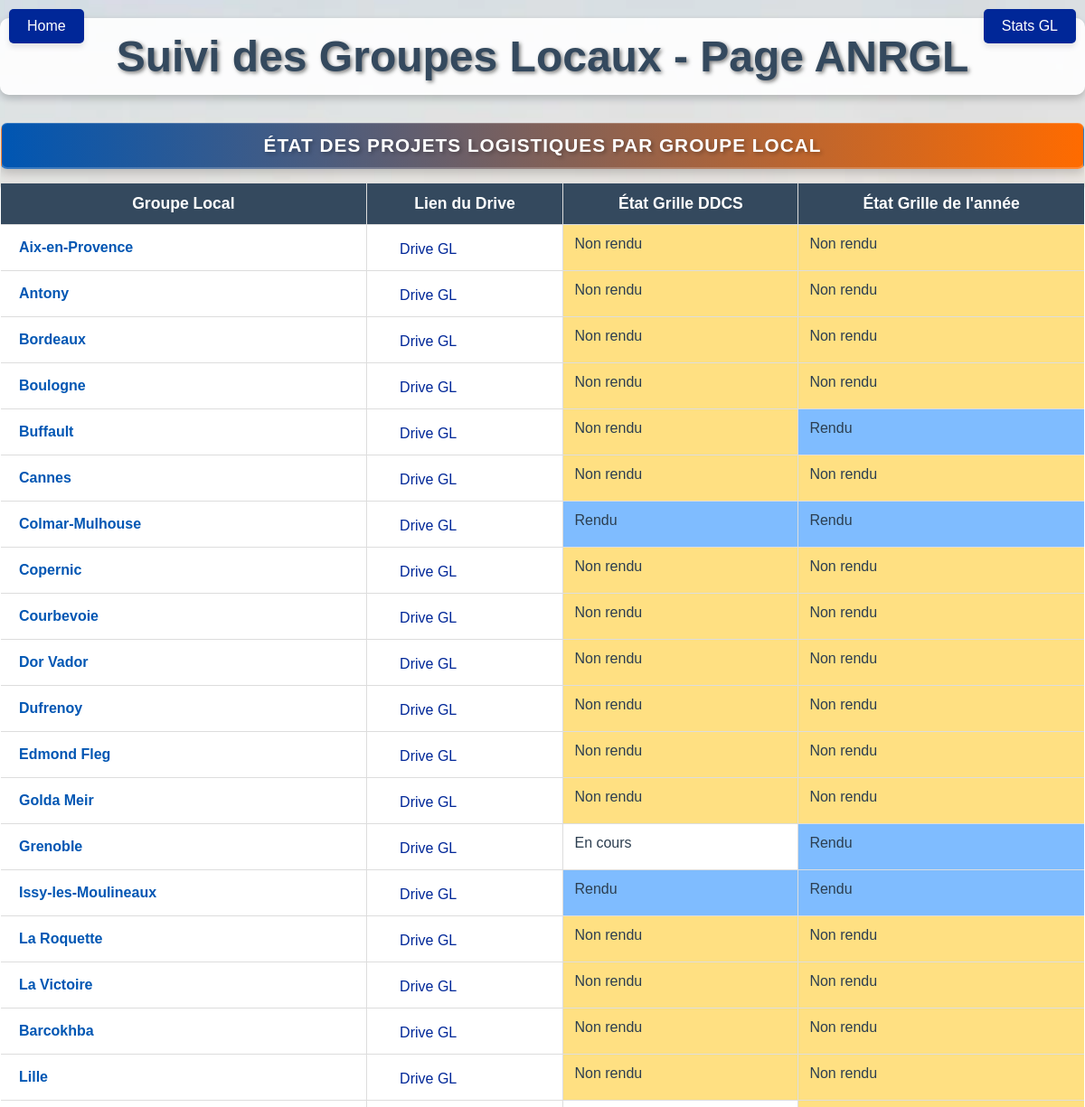
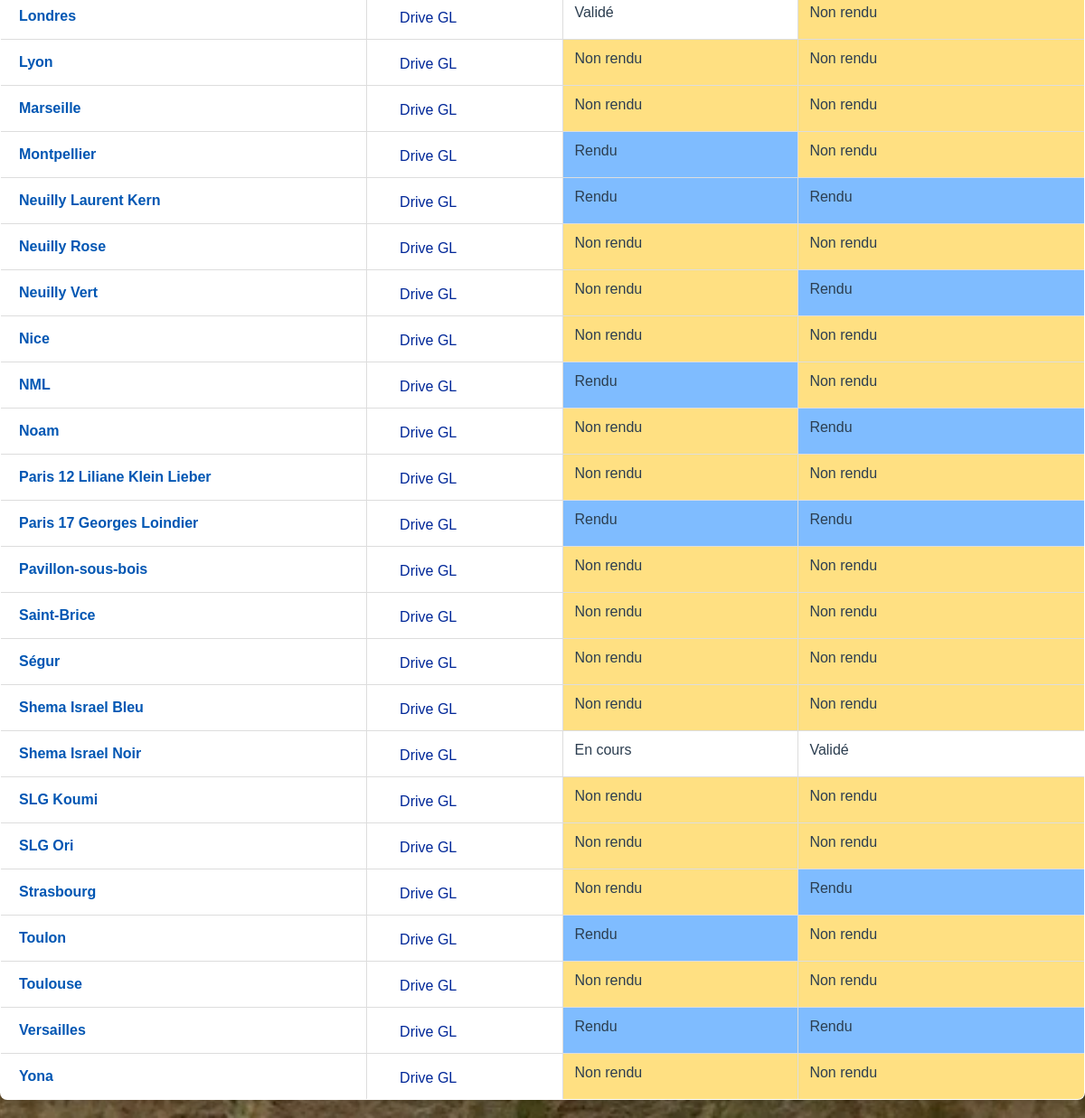
Screenshot of /anrgl/ (signed in) with the database file from the repository (2 pictures, top to bottom).
### camps/models.py (models this page shows, shortened)
class CustomUser(AbstractUser):
    phone = models.CharField("Numéro de téléphone", max_length=15, blank=True, null=True)
    gl = models.CharField("Groupe local", max_length=30, choices=GL_CHOICES, blank=True, null=True)
    camp = models.ForeignKey('Camp', on_delete=models.SET_NULL, null=True, blank=True, related_name='users')
    group = models.ForeignKey(Group, on_delete=models.SET_NULL, null=True, blank=True, related_name='users')
    lienlog = models.URLField("Lien logistique", max_length=500, blank=True, null=True, help_text="Lien vers la page logistique")
    lienbc = models.URLField("Lien BC", max_length=500, blank=True, null=True, help_text="Lien vers la page BC")
    lienbm = models.URLField("Lien BM", max_length=500, blank=True, null=True, help_text="Lien vers la page BM")
    etatfrbm = models.CharField("État du fil rouge BM", max_length=50, choices=ETAT_CHOICES, blank=True, null=True, default='Non rendu')
    etatfbbm = models.CharField("État du fil bleu BM", max_length=50, choices=ETAT_CHOICES, blank=True, null=True, default='Non rendu')
    etatfrbc = models.CharField("État du fil rouge BC", max_length=50, choices=ETAT_CHOICES, blank=True, null=True, default='Non rendu')
    etatfbbc = models.CharField("État du fil bleu BC", max_length=50, choices=ETAT_CHOICES, blank=True, null=True, default='Non rendu')
    etatddcs = models.CharField("État de la grille DDCS", max_length=50, choices=ETAT_CHOICES, blank=True, null=True, default='Non rendu')
    etatgrille = models.CharField("État de la grille de l'annee", max_length=50, choices=ETAT_CHOICES, blank=True, null=True, default='Non rendu')
    etatprojetactivitebc = models.CharField("État de l'ébauche projet d'activité BC", max_length=50, choices=ETAT_CHOICES, blank=True, null=True, default='Non rendu')
    etatprojetviejuvebc = models.CharField("État de l'ébauche projet vie juive BC", max_length=50, choices=ETAT_CHOICES, blank=True, null=True, default='Non rendu')
    commentairefrbm = models.TextField("Commentaire du fil rouge BM", blank=True, null=True, default='')
    commentairefbbm = models.TextField("Commentaire du fil bleu BM", blank=True, null=True, default='')
    commentairefrbc = models.TextField("Commentaire du fil rouge BC", blank=True, null=True, default='')
    commentairefbbc = models.TextField("Commentaire du fil bleu BC", blank=True, null=True, default='')
    commentaireddcs = models.TextField("Commentaire de la grille DDCS", blank=True, null=True, default='')
    commentairegrille = models.TextField("Commentaire de la grille de l'annee", blank=True, null=True, default='')
    commentaireprojetactivitebc = models.TextField("Commentaire de l'ébauche projet d'activité BC", blank=True, null=True, default='')
    commentaireprojetviejuvebc = models.TextField("Commentaire de l'ébauche projet vie juive BC", blank=True, null=True, default='')

### camps/views.py (the view)
# urls.py: path('anrgl/', views.anrgl, name='anrgl'),
@login_required
def anrgl(request):
    from django.contrib.auth.models import Group
    try:
        gl_group = Group.objects.get(name='gl')
        users = gl_group.user_set.all()
    except Group.DoesNotExist:
        users = []
    context = {
        'users': users,
    }
    return render(request, 'log.html', context)

### camps/templates/log.html (shortened to what this page needs)
{% load static %}
<!DOCTYPE html>
<html lang="fr">
<head>
    <link rel="stylesheet" href="{% static 'css/camp_detail.css' %}">
    <link rel="stylesheet" href="{% static 'css/stats.css' %}">
</head>
<body>
    <a href="{% url 'home' %}" class="home-button">Home</a>
    <a href="{% url 'glstats' %}" class="stats-button">Stats GL</a>
    <h1>Suivi des Groupes Locaux - Page ANRGL</h1>
    <table border="1">
        <caption>État des projets logistiques par Groupe Local</caption>
        <thead>
            <tr>
                <th>Groupe Local</th>
                <th>Lien du Drive</th>
                <th>État Grille DDCS</th>
                <th>État Grille de l'année</th>
            </tr>
        </thead>
        <tbody>
            {% if users %}
                {% for user in users %}
                <tr>
                    <td>
                        {% if user.gl %}
                            <a href="{% url 'gl2' user.username %}" class="gl-link">{{ user.gl }}</a>
                        {% else %}
                            Non défini
                        {% endif %}
                    </td>
                    <td>
                        {% if user.lienlog %}
                            <a href="{{ user.lienlog }}" target="_blank" class="drive-link">
                                <span class="drive-icon">
                                    <svg xmlns="http://www.w3.org/2000/svg" width="20" height="20" viewBox="0 0 24 24" fill="none" stroke="white" stroke-width="2" stroke-linecap="round" stroke-linejoin="round">
                                        <path d="M18 10h-1.26A8 8 0 1 0 9 20h9a5 5 0 0 0 0-10z"/>
                                    </svg>
                                </span>
                                <span class="drive-title">Drive GL</span>
                            </a>
                        {% else %}
                            <span class="no-data">Aucun lien</span>
                        {% endif %}
                    </td>
                    <td class="{% if user.etatddcs == 'Non rendu' %}etat-non-rendu{% elif user.etatddcs == 'Rendu' %}etat-rendu{% endif %}">
                        {{ user.etatddcs|default:"Non défini" }}
                    </td>
                    <td class="{% if user.etatgrille == 'Non rendu' %}etat-non-rendu{% elif user.etatgrille == 'Rendu' %}etat-rendu{% endif %}">
                        {{ user.etatgrille|default:"Non défini" }}
                    </td>
                </tr>
                {% endfor %}
            {% else %}
                <tr>
                    <td colspan="4" class="no-data">
                        Aucun utilisateur trouvé dans le groupe "gl"
                    </td>
                </tr>
            {% endif %}
        </tbody>
    </table>
</body>
</html>

### camps/static/css/camp_detail.css (style rules this page uses)
caption { font-size: 1.4em; font-weight: bold; color: #2c3e50; background-color: rgba(255, 255, 255, 0.9); padding: 10px; margin-bottom: 10px; border-radius: 5px; text-shadow: 1px 1px 2px rgba(0, 0, 0, 0.1); box-shadow: 0 2px 4px rgba(0, 0, 0, 0.1); }
th { background-color: #34495e !important; color: white !important; font-weight: bold; padding: 12px; text-align: center; font-size: 1.1em; }
h1 { color: #e74c3c; font-size: 2.5em; font-weight: bold; text-align: center; margin: 20px 0; text-shadow: 2px 2px 4px rgba(0, 0, 0, 0.3); background-color: rgba(255, 255, 255, 0.9); padding: 15px; border-radius: 10px; box-shadow: 0 4px 8px rgba(0, 0, 0, 0.2); }
h1 { text-align: center; color: rgb(255,127,0); }
table { width: 100%; border-collapse: collapse; margin-bottom: 20px; background-color: #fff; border-radius: 10px; overflow: hidden; text-decoration-color: white; }
table, th, td { border: 1px solid #ddd; padding: 12px; text-align: left; }
th { background-color: #0056b3; color: white; font-weight: bold; padding: 12px; text-align: center; font-size: 1.1em; }
td { vertical-align: top; }
caption { background-color: rgb(0,39,152); color: white; }
.home-button { position: fixed; top: 10px; left: 10px; background-color: rgb(0,39,152); color: white; text-decoration: none; font-size: 16px; padding: 10px 20px; border-radius: 5px; box-shadow: 0 4px 6px rgba(0, 0, 0, 0.1); transition: background-color 0.3s ease; }
a { color: rgb(0,39,152); text-decoration: none; }
table { margin-top: 20px; background-color: #fff; border-radius: 8px; box-shadow: 0px 4px 8px rgba(0, 0, 0, 0.1); }
table tr { transition: background-color 0.3s; }
.etat-rendu { background-color: rgba(0, 123, 255, 0.5); }
.etat-non-rendu { background-color: rgba(255, 193, 7, 0.5); }

### static/css/stats.css (style rules this page uses)
h1 { font-size: 3rem; margin-bottom: 30px; text-align: center; color: #34495e; text-shadow: 2px 2px 4px rgba(0, 0, 0, 0.5); }
.home-button { position: fixed; top: 10px; left: 10px; background-color: rgb(0,39,152); color: white; text-decoration: none; font-size: 16px; padding: 10px 20px; border-radius: 5px; box-shadow: 0 4px 6px rgba(0, 0, 0, 0.1); transition: background-color 0.3s ease; }
.stats-button { position: fixed; top: 10px; right: 10px; background-color: rgb(0,39,152); color: white; text-decoration: none; font-size: 16px; padding: 10px 20px; border-radius: 5px; box-shadow: 0 4px 6px rgba(0, 0, 0, 0.1); transition: background-color 0.3s ease; }

### rows the page displays
CustomUser: gl "Aix-en-Provence", etatddcs "Non rendu", etatgrille "Non rendu"
CustomUser: gl "Antony", etatddcs "Non rendu", etatgrille "Non rendu"
CustomUser: gl "Bordeaux", etatddcs "Non rendu", etatgrille "Non rendu"
CustomUser: gl "Boulogne", etatddcs "Non rendu", etatgrille "Non rendu"
CustomUser: gl "Buffault", etatddcs "Non rendu", etatgrille "Rendu"
CustomUser: gl "Cannes", etatddcs "Non rendu", etatgrille "Non rendu"
CustomUser: gl "Colmar-Mulhouse", etatddcs "Rendu", etatgrille "Rendu"
CustomUser: gl "Copernic", etatddcs "Non rendu", etatgrille "Non rendu"
CustomUser: gl "Courbevoie", etatddcs "Non rendu", etatgrille "Non rendu"
CustomUser: gl "Dor Vador", etatddcs "Non rendu", etatgrille "Non rendu"
CustomUser: gl "Dufrenoy", etatddcs "Non rendu", etatgrille "Non rendu"
CustomUser: gl "Edmond Fleg", etatddcs "Non rendu", etatgrille "Non rendu"
CustomUser: gl "Golda Meir", etatddcs "Non rendu", etatgrille "Non rendu"
CustomUser: gl "Grenoble", etatddcs "En cours", etatgrille "Rendu"
CustomUser: gl "Issy-les-Moulineaux", etatddcs "Rendu", etatgrille "Rendu"
CustomUser: gl "La Roquette", etatddcs "Non rendu", etatgrille "Non rendu"
CustomUser: gl "La Victoire", etatddcs "Non rendu", etatgrille "Non rendu"
CustomUser: gl "Barcokhba", etatddcs "Non rendu", etatgrille "Non rendu"
CustomUser: gl "Lille", etatddcs "Non rendu", etatgrille "Non rendu"
CustomUser: gl "Londres", etatddcs "Validé", etatgrille "Non rendu"
CustomUser: gl "Lyon", etatddcs "Non rendu", etatgrille "Non rendu"
CustomUser: gl "Marseille", etatddcs "Non rendu", etatgrille "Non rendu"
CustomUser: gl "Montpellier", etatddcs "Rendu", etatgrille "Non rendu"
CustomUser: gl "Neuilly Laurent Kern", etatddcs "Rendu", etatgrille "Rendu"
CustomUser: gl "Neuilly Rose", etatddcs "Non rendu", etatgrille "Non rendu"
CustomUser: gl "Neuilly Vert", etatddcs "Non rendu", etatgrille "Rendu"
CustomUser: gl "Nice", etatddcs "Non rendu", etatgrille "Non rendu"
CustomUser: gl "NML", etatddcs "Rendu", etatgrille "Non rendu"
CustomUser: gl "Noam", etatddcs "Non rendu", etatgrille "Rendu"
CustomUser: gl "Paris 12 Liliane Klein Lieber", etatddcs "Non rendu", etatgrille "Non rendu"
CustomUser: gl "Paris 17 Georges Loindier", etatddcs "Rendu", etatgrille "Rendu"
CustomUser: gl "Pavillon-sous-bois", etatddcs "Non rendu", etatgrille "Non rendu"
CustomUser: gl "Saint-Brice", etatddcs "Non rendu", etatgrille "Non rendu"
CustomUser: gl "Ségur", etatddcs "Non rendu", etatgrille "Non rendu"
CustomUser: gl "Shema Israel Bleu", etatddcs "Non rendu", etatgrille "Non rendu"
CustomUser: gl "Shema Israel Noir", etatddcs "En cours", etatgrille "Validé"
CustomUser: gl "SLG Koumi", etatddcs "Non rendu", etatgrille "Non rendu"
CustomUser: gl "SLG Ori", etatddcs "Non rendu", etatgrille "Non rendu"
CustomUser: gl "Strasbourg", etatddcs "Non rendu", etatgrille "Rendu"
CustomUser: gl "Toulon", etatddcs "Rendu", etatgrille "Non rendu"
CustomUser: gl "Toulouse", etatddcs "Non rendu", etatgrille "Non rendu"
CustomUser: gl "Versailles", etatddcs "Rendu", etatgrille "Rendu"
CustomUser: gl "Yona", etatddcs "Non rendu", etatgrille "Non rendu"
